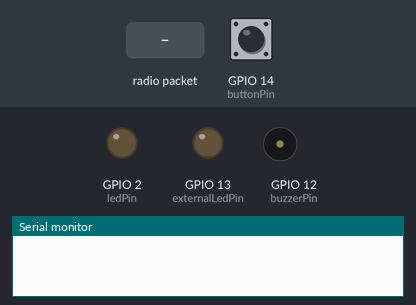
Simulated run of this sketch. Board: ESP32. On the bench: output pins drawn as LEDs (lit = HIGH), buzzer (waves = sounding, pin HIGH), the last lines printed to the serial monitor. Dashed ring = blinking. The inputs (shaded band) are chosen by the test bench; at power-on: GPIO 14 (buttonPin) HIGH.

Above: at 1.2 s.
1.3 s: GPIO 14 (buttonPin) pulled LOW for 3.2 s
At 2.4 s:
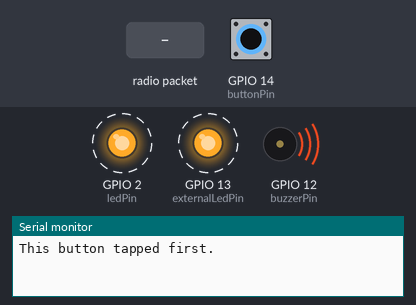
6.0 s: radio packet "1" arrives
Timing chart, 0 to 9.0 s (numbered marks = the images above; inputs shaded):
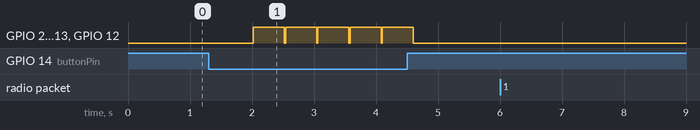

Measured:
- after the input at 1.3 s, GPIO 2 (ledPin), GPIO 13 (externalLedPin), GPIO 12 (buzzerPin): alternates HIGH for 0.50 s and LOW for 0.02 s, 10 changes in all, then stays LOW, starting after 0.72 s

The sketch:

wifi_esp_now_2.ino
```cpp
#include <esp_now.h>
#include <WiFi.h>

const int buttonPin = 14; // GPIO for button
const int ledPin = 2;
const int externalLedPin = 13;
const int buzzerPin = 12;
bool buttonPressed = false;
bool receivedFirst = false;
bool checked = false;

uint8_t broadcastAddress[] = {0xA0, 0xA3, 0xB3, 0xAA, 0xFE, 0x90};

esp_now_peer_info_t peerInfo;

unsigned long startMillis = 0;
unsigned long currentMillis;
const unsigned long interval = 2000;

void onDataRecv(const esp_now_recv_info_t *info, const uint8_t *incomingData, int len) {
    if (!buttonPressed) {
        digitalWrite(ledPin, LOW);
        digitalWrite(externalLedPin, LOW);
        digitalWrite(buzzerPin, LOW);
        receivedFirst = true; // The other button tapped first
        Serial.println("The other button tapped first.");
    }
}

void setup() {
    pinMode(buttonPin, INPUT_PULLUP);
    pinMode(ledPin, OUTPUT);
    pinMode(externalLedPin, OUTPUT);
    pinMode(buzzerPin, OUTPUT);
    digitalWrite(ledPin, LOW);
    digitalWrite(externalLedPin, LOW);
    digitalWrite(buzzerPin, LOW);

    Serial.begin(115200);
    WiFi.mode(WIFI_MODE_STA);

    if (esp_now_init() != ESP_OK) {
        Serial.println("Error initializing ESP-NOW");
        return;
    }

    esp_now_register_recv_cb(onDataRecv);

    memcpy(peerInfo.peer_addr, broadcastAddress, 6);
    peerInfo.channel = 0;
    peerInfo.encrypt = false;

    if (esp_now_add_peer(&peerInfo) != ESP_OK) {
        Serial.println("Failed to add peer");
        return;
    }
}

void loop() {
    currentMillis = millis();

    if (receivedFirst && !checked) {
        startMillis = currentMillis;
        checked = true;
    }

    if (receivedFirst && (currentMillis - startMillis < interval)) {
        digitalWrite(ledPin, LOW);
        digitalWrite(externalLedPin, LOW);
        digitalWrite(buzzerPin, LOW);
        Serial.print(". ");
        Serial.print((currentMillis - startMillis) / 1000);
    } else if (receivedFirst && (currentMillis - startMillis >= interval)) {
        receivedFirst = false;
        checked = false;
        Serial.println("Ready to accept new comparison.");
    }

    if (digitalRead(buttonPin) == LOW && !buttonPressed && (currentMillis - startMillis >= interval) ) {
        delay(20);
        Serial.println();
        buttonPressed = true;
        digitalWrite(ledPin, HIGH);
        digitalWrite(externalLedPin, HIGH);
        digitalWrite(buzzerPin, HIGH); // Turn on LED/Buzzer
        esp_now_send(broadcastAddress, (uint8_t *)"pressed", 7);
        Serial.println("This button tapped first.");
        receivedFirst = false;
        checked = false;
        delay(500);
        digitalWrite(ledPin, LOW);
        digitalWrite(externalLedPin, LOW);
        digitalWrite(buzzerPin, LOW);
    }
    buttonPressed = false;
}
```
